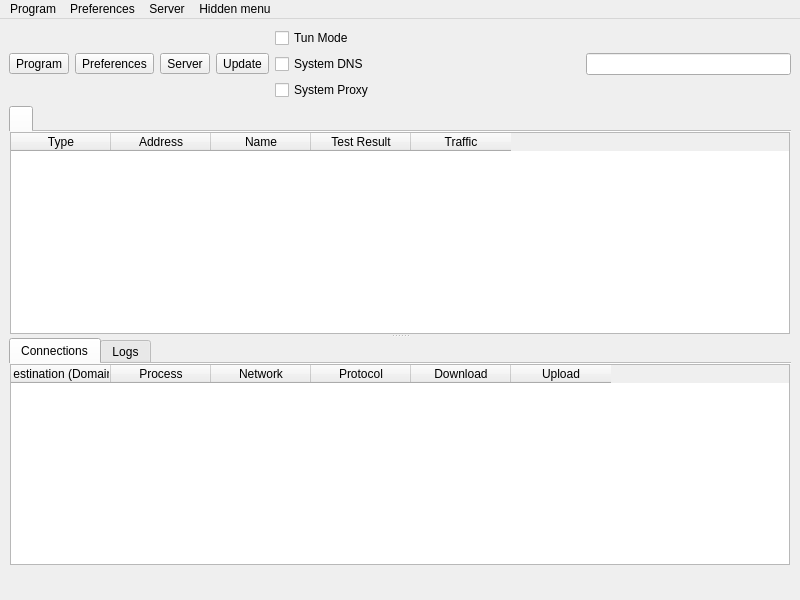
<?xml version="1.0" encoding="UTF-8"?>
<ui version="4.0">
 <class>MainWindow</class>
 <widget class="QMainWindow" name="MainWindow">
  <property name="geometry">
   <rect>
    <x>0</x>
    <y>0</y>
    <width>800</width>
    <height>600</height>
   </rect>
  </property>
  <property name="minimumSize">
   <size>
    <width>800</width>
    <height>600</height>
   </size>
  </property>
  <property name="windowTitle">
   <string notr="true">nya</string>
  </property>
  <widget class="QWidget" name="centralwidget">
   <layout class="QVBoxLayout" name="verticalLayout_3" stretch="0,0,0">
    <item>
     <layout class="QHBoxLayout" name="horizontalLayout_2">
      <item>
       <widget class="QToolButton" name="toolButton_program">
        <property name="text">
         <string>Program</string>
        </property>
        <property name="icon">
         <iconset theme="b-system-run"/>
        </property>
        <property name="iconSize">
         <size>
          <width>24</width>
          <height>24</height>
         </size>
        </property>
        <property name="popupMode">
         <enum>QToolButton::ToolButtonPopupMode::InstantPopup</enum>
        </property>
        <property name="toolButtonStyle">
         <enum>Qt::ToolButtonStyle::ToolButtonTextUnderIcon</enum>
        </property>
       </widget>
      </item>
      <item>
       <widget class="QToolButton" name="toolButton_preferences">
        <property name="text">
         <string>Preferences</string>
        </property>
        <property name="icon">
         <iconset theme="b-preferences"/>
        </property>
        <property name="iconSize">
         <size>
          <width>24</width>
          <height>24</height>
         </size>
        </property>
        <property name="popupMode">
         <enum>QToolButton::ToolButtonPopupMode::InstantPopup</enum>
        </property>
        <property name="toolButtonStyle">
         <enum>Qt::ToolButtonStyle::ToolButtonTextUnderIcon</enum>
        </property>
       </widget>
      </item>
      <item>
       <widget class="QToolButton" name="toolButton_server">
        <property name="text">
         <string>Server</string>
        </property>
        <property name="icon">
         <iconset theme="b-network-server"/>
        </property>
        <property name="iconSize">
         <size>
          <width>24</width>
          <height>24</height>
         </size>
        </property>
        <property name="popupMode">
         <enum>QToolButton::ToolButtonPopupMode::InstantPopup</enum>
        </property>
        <property name="toolButtonStyle">
         <enum>Qt::ToolButtonStyle::ToolButtonTextUnderIcon</enum>
        </property>
       </widget>
      </item>
      <item>
       <widget class="QToolButton" name="toolButton_update">
        <property name="text">
         <string>Update</string>
        </property>
        <property name="icon">
         <iconset theme="b-system-software-update"/>
        </property>
        <property name="iconSize">
         <size>
          <width>24</width>
          <height>24</height>
         </size>
        </property>
        <property name="popupMode">
         <enum>QToolButton::ToolButtonPopupMode::InstantPopup</enum>
        </property>
        <property name="toolButtonStyle">
         <enum>Qt::ToolButtonStyle::ToolButtonTextUnderIcon</enum>
        </property>
       </widget>
      </item>
      <item>
       <layout class="QVBoxLayout" name="verticalLayout_4">
        <item>
         <widget class="QCheckBox" name="checkBox_VPN">
          <property name="sizePolicy">
           <sizepolicy hsizetype="Minimum" vsizetype="Minimum">
            <horstretch>0</horstretch>
            <verstretch>0</verstretch>
           </sizepolicy>
          </property>
          <property name="text">
           <string>Tun Mode</string>
          </property>
         </widget>
        </item>
        <item>
         <widget class="QCheckBox" name="system_dns">
          <property name="text">
           <string>System DNS</string>
          </property>
         </widget>
        </item>
        <item>
         <widget class="QCheckBox" name="checkBox_SystemProxy">
          <property name="text">
           <string>System Proxy</string>
          </property>
         </widget>
        </item>
       </layout>
      </item>
      <item>
       <spacer name="horizontalSpacer">
        <property name="orientation">
         <enum>Qt::Orientation::Horizontal</enum>
        </property>
        <property name="sizeHint" stdset="0">
         <size>
          <width>40</width>
          <height>20</height>
         </size>
        </property>
       </spacer>
      </item>
      <item>
       <widget class="QLineEdit" name="search">
        <property name="clearButtonEnabled">
         <bool>true</bool>
        </property>
       </widget>
      </item>
     </layout>
    </item>
    <item>
     <widget class="QSplitter" name="splitter">
      <property name="orientation">
       <enum>Qt::Orientation::Vertical</enum>
      </property>
      <widget class="QTabWidget" name="tabWidget">
       <property name="currentIndex">
        <number>0</number>
       </property>
       <property name="documentMode">
        <bool>true</bool>
       </property>
       <property name="movable">
        <bool>true</bool>
       </property>
       <widget class="QWidget" name="widget1">
        <attribute name="title">
         <string/>
        </attribute>
        <layout class="QGridLayout" name="gridLayout_2">
         <property name="leftMargin">
          <number>1</number>
         </property>
         <property name="topMargin">
          <number>0</number>
         </property>
         <property name="rightMargin">
          <number>1</number>
         </property>
         <property name="bottomMargin">
          <number>0</number>
         </property>
         <property name="spacing">
          <number>0</number>
         </property>
         <item row="0" column="0">
          <widget class="MyTableWidget" name="proxyListTable">
           <property name="contextMenuPolicy">
            <enum>Qt::ContextMenuPolicy::CustomContextMenu</enum>
           </property>
           <property name="editTriggers">
            <set>QAbstractItemView::EditTrigger::NoEditTriggers</set>
           </property>
           <property name="alternatingRowColors">
            <bool>true</bool>
           </property>
           <property name="selectionBehavior">
            <enum>QAbstractItemView::SelectionBehavior::SelectRows</enum>
           </property>
           <property name="horizontalScrollMode">
            <enum>QAbstractItemView::ScrollMode::ScrollPerPixel</enum>
           </property>
           <property name="wordWrap">
            <bool>false</bool>
           </property>
           <attribute name="horizontalHeaderMinimumSectionSize">
            <number>16</number>
           </attribute>
           <attribute name="horizontalHeaderHighlightSections">
            <bool>false</bool>
           </attribute>
           <attribute name="horizontalHeaderShowSortIndicator" stdset="0">
            <bool>false</bool>
           </attribute>
           <attribute name="verticalHeaderDefaultSectionSize">
            <number>30</number>
           </attribute>
           <column>
            <property name="text">
             <string>Type</string>
            </property>
           </column>
           <column>
            <property name="text">
             <string>Address</string>
            </property>
           </column>
           <column>
            <property name="text">
             <string>Name</string>
            </property>
           </column>
           <column>
            <property name="text">
             <string>Test Result</string>
            </property>
           </column>
           <column>
            <property name="text">
             <string>Traffic</string>
            </property>
           </column>
          </widget>
         </item>
        </layout>
       </widget>
      </widget>
      <widget class="QWidget" name="aaaaaaaaaaaaaaaaaa">
       <layout class="QVBoxLayout" name="aaaaaaaaaaaa" stretch="0">
        <item>
         <widget class="QWidget" name="down_tab" native="true">
          <layout class="QVBoxLayout" name="verticalLayout">
           <property name="spacing">
            <number>0</number>
           </property>
           <property name="leftMargin">
            <number>0</number>
           </property>
           <property name="topMargin">
            <number>0</number>
           </property>
           <property name="rightMargin">
            <number>0</number>
           </property>
           <property name="bottomMargin">
            <number>0</number>
           </property>
           <item>
            <widget class="QTabWidget" name="stats_widget">
             <property name="autoFillBackground">
              <bool>true</bool>
             </property>
             <property name="tabPosition">
              <enum>QTabWidget::TabPosition::North</enum>
             </property>
             <property name="tabShape">
              <enum>QTabWidget::TabShape::Rounded</enum>
             </property>
             <property name="currentIndex">
              <number>0</number>
             </property>
             <property name="elideMode">
              <enum>Qt::TextElideMode::ElideNone</enum>
             </property>
             <property name="usesScrollButtons">
              <bool>true</bool>
             </property>
             <property name="documentMode">
              <bool>true</bool>
             </property>
             <property name="tabsClosable">
              <bool>false</bool>
             </property>
             <property name="movable">
              <bool>false</bool>
             </property>
             <property name="tabBarAutoHide">
              <bool>false</bool>
             </property>
             <widget class="QWidget" name="connections_tab">
              <attribute name="title">
               <string>Connections</string>
              </attribute>
              <layout class="QHBoxLayout" name="horizontalLayout_4">
               <property name="spacing">
                <number>0</number>
               </property>
               <property name="sizeConstraint">
                <enum>QLayout::SizeConstraint::SetDefaultConstraint</enum>
               </property>
               <property name="leftMargin">
                <number>1</number>
               </property>
               <property name="topMargin">
                <number>0</number>
               </property>
               <property name="rightMargin">
                <number>1</number>
               </property>
               <property name="bottomMargin">
                <number>0</number>
               </property>
               <item>
                <widget class="QTableWidget" name="connections">
                 <property name="autoFillBackground">
                  <bool>false</bool>
                 </property>
                 <column>
                  <property name="text">
                   <string>Destination (Domain)</string>
                  </property>
                  <property name="toolTip">
                   <string>Click To Disable Sorting</string>
                  </property>
                 </column>
                 <column>
                  <property name="text">
                   <string>Process</string>
                  </property>
                  <property name="toolTip">
                   <string>Click To Sort By Process</string>
                  </property>
                 </column>
                 <column>
                  <property name="text">
                   <string>Network</string>
                  </property>
                 </column>
                 <column>
                  <property name="text">
                   <string>Protocol</string>
                  </property>
                 </column>
                 <column>
                  <property name="text">
                   <string>Download</string>
                  </property>
                  <property name="toolTip">
                   <string>Click To Sort By Download</string>
                  </property>
                 </column>
                 <column>
                  <property name="text">
                   <string>Upload</string>
                  </property>
                  <property name="toolTip">
                   <string>Click To Sort By Upload</string>
                  </property>
                 </column>
                </widget>
               </item>
              </layout>
             </widget>
             <widget class="QWidget" name="Logs">
              <property name="enabled">
               <bool>true</bool>
              </property>
              <attribute name="title">
               <string>Logs</string>
              </attribute>
              <layout class="QHBoxLayout" name="horizontalLayout_3" stretch="0">
               <property name="spacing">
                <number>0</number>
               </property>
               <property name="sizeConstraint">
                <enum>QLayout::SizeConstraint::SetDefaultConstraint</enum>
               </property>
               <property name="leftMargin">
                <number>1</number>
               </property>
               <property name="topMargin">
                <number>0</number>
               </property>
               <property name="rightMargin">
                <number>1</number>
               </property>
               <property name="bottomMargin">
                <number>0</number>
               </property>
               <item>
                <widget class="QTextBrowser" name="masterLogBrowser">
                 <property name="contextMenuPolicy">
                  <enum>Qt::ContextMenuPolicy::CustomContextMenu</enum>
                 </property>
                 <property name="openLinks">
                  <bool>false</bool>
                 </property>
                </widget>
               </item>
              </layout>
             </widget>
            </widget>
           </item>
          </layout>
         </widget>
        </item>
       </layout>
      </widget>
     </widget>
    </item>
    <item>
     <layout class="QHBoxLayout" name="horizontalLayout">
      <item>
       <widget class="QLabel" name="label_running">
        <property name="text">
         <string/>
        </property>
       </widget>
      </item>
      <item>
       <spacer name="horizontalSpacer_2">
        <property name="orientation">
         <enum>Qt::Orientation::Horizontal</enum>
        </property>
        <property name="sizeType">
         <enum>QSizePolicy::Policy::Maximum</enum>
        </property>
        <property name="sizeHint" stdset="0">
         <size>
          <width>0</width>
          <height>20</height>
         </size>
        </property>
       </spacer>
      </item>
      <item>
       <widget class="QLabel" name="label_inbound">
        <property name="text">
         <string/>
        </property>
       </widget>
      </item>
      <item>
       <widget class="QLabel" name="label_speed">
        <property name="text">
         <string/>
        </property>
       </widget>
      </item>
     </layout>
    </item>
   </layout>
  </widget>
  <widget class="QMenuBar" name="menubar">
   <property name="geometry">
    <rect>
     <x>0</x>
     <y>0</y>
     <width>800</width>
     <height>17</height>
    </rect>
   </property>
   <widget class="QMenu" name="menu_program">
    <property name="title">
     <string>Program</string>
    </property>
    <widget class="QMenu" name="menu_spmode">
     <property name="title">
      <string>System Proxy</string>
     </property>
     <addaction name="menu_spmode_system_proxy"/>
     <addaction name="menu_spmode_vpn"/>
     <addaction name="menu_spmode_disabled"/>
    </widget>
    <addaction name="actionShow_window"/>
    <addaction name="menu_add_from_clipboard2"/>
    <addaction name="menu_scan_qr"/>
    <addaction name="separator"/>
    <addaction name="actionStart_with_system"/>
    <addaction name="actionRemember_last_proxy"/>
    <addaction name="actionAllow_LAN"/>
    <addaction name="menu_spmode"/>
    <addaction name="separator"/>
    <addaction name="actionRestart_Proxy"/>
    <addaction name="actionRestart_Program"/>
    <addaction name="menu_exit"/>
   </widget>
   <widget class="QMenu" name="menu_preferences">
    <property name="title">
     <string>Preferences</string>
    </property>
    <addaction name="menu_manage_groups"/>
    <addaction name="menu_basic_settings"/>
    <addaction name="menu_routing_settings"/>
    <addaction name="menu_vpn_settings"/>
    <addaction name="menu_hotkey_settings"/>
    <addaction name="menu_open_config_folder"/>
   </widget>
   <widget class="QMenu" name="menu_server">
    <property name="title">
     <string>Server</string>
    </property>
    <widget class="QMenu" name="menu_share_item">
     <property name="title">
      <string>Share</string>
     </property>
     <addaction name="menu_qr"/>
     <addaction name="menu_export_config"/>
     <addaction name="separator"/>
     <addaction name="menu_copy_links"/>
     <addaction name="menu_copy_links_nkr"/>
    </widget>
    <addaction name="menu_add_from_input"/>
    <addaction name="menu_add_from_clipboard"/>
    <addaction name="separator"/>
    <addaction name="menu_start"/>
    <addaction name="menu_stop"/>
    <addaction name="separator"/>
    <addaction name="menu_select_all"/>
    <addaction name="menu_clone"/>
    <addaction name="menu_reset_traffic"/>
    <addaction name="menu_delete"/>
    <addaction name="menu_share_item"/>
    <addaction name="separator"/>
    <addaction name="actionUrl_Test_Selected"/>
    <addaction name="menu_resolve_selected"/>
   </widget>
   <widget class="QMenu" name="menuHidden_menu">
    <property name="title">
     <string>Hidden menu</string>
    </property>
    <addaction name="menu_update_subscription"/>
    <addaction name="menu_resolve_domain"/>
    <addaction name="menu_remove_invalid"/>
    <addaction name="actionUrl_Test_Group"/>
    <addaction name="menu_remove_unavailable"/>
    <addaction name="menu_clear_test_result"/>
    <addaction name="menu_delete_repeat"/>
   </widget>
   <addaction name="menu_program"/>
   <addaction name="menu_preferences"/>
   <addaction name="menu_server"/>
   <addaction name="menuHidden_menu"/>
  </widget>
  <action name="menu_exit">
   <property name="text">
    <string>Exit</string>
   </property>
  </action>
  <action name="actionShow_window">
   <property name="text">
    <string>Show Window</string>
   </property>
  </action>
  <action name="menu_basic_settings">
   <property name="text">
    <string>Basic Settings</string>
   </property>
  </action>
  <action name="menu_add_from_input">
   <property name="text">
    <string>New profile</string>
   </property>
  </action>
  <action name="menu_manage_groups">
   <property name="text">
    <string>Groups</string>
   </property>
  </action>
  <action name="menu_start">
   <property name="text">
    <string>Start</string>
   </property>
   <property name="shortcut">
    <string notr="true">Return</string>
   </property>
  </action>
  <action name="menu_stop">
   <property name="text">
    <string>Stop</string>
   </property>
   <property name="shortcut">
    <string notr="true">Ctrl+S</string>
   </property>
  </action>
  <action name="menu_routing_settings">
   <property name="text">
    <string>Routing Settings</string>
   </property>
  </action>
  <action name="menu_add_from_clipboard">
   <property name="text">
    <string>Add profile from clipboard</string>
   </property>
   <property name="shortcut">
    <string notr="true">Ctrl+V</string>
   </property>
  </action>
  <action name="menu_delete">
   <property name="text">
    <string>Delete</string>
   </property>
   <property name="shortcut">
    <string notr="true">Del</string>
   </property>
  </action>
  <action name="menu_add_from_clipboard2">
   <property name="text">
    <string>Add profile from clipboard</string>
   </property>
  </action>
  <action name="menu_profile_debug_info">
   <property name="text">
    <string>Debug Info</string>
   </property>
  </action>
  <action name="menu_qr">
   <property name="text">
    <string>QR Code and link</string>
   </property>
   <property name="shortcut">
    <string notr="true">Ctrl+Q</string>
   </property>
  </action>
  <action name="menu_copy_link">
   <property name="text">
    <string>Copy Link</string>
   </property>
  </action>
  <action name="menu_tcp_ping">
   <property name="text">
    <string notr="true">Tcp Ping</string>
   </property>
   <property name="shortcut">
    <string notr="true">Ctrl+Shift+T</string>
   </property>
  </action>
  <action name="menu_url_test">
   <property name="text">
    <string notr="true">Url Test</string>
   </property>
   <property name="shortcut">
    <string notr="true">Ctrl+Shift+U</string>
   </property>
  </action>
  <action name="menu_clear_test_result">
   <property name="text">
    <string>Clear Test Result</string>
   </property>
   <property name="shortcut">
    <string notr="true">Ctrl+Shift+C</string>
   </property>
  </action>
  <action name="menu_export_config">
   <property name="text">
    <string>Export %1 config</string>
   </property>
   <property name="shortcut">
    <string notr="true">Ctrl+E</string>
   </property>
  </action>
  <action name="menu_reset_traffic">
   <property name="text">
    <string>Reset Traffic</string>
   </property>
   <property name="shortcut">
    <string notr="true">Ctrl+R</string>
   </property>
  </action>
  <action name="menu_scan_qr">
   <property name="text">
    <string>Scan QR Code</string>
   </property>
  </action>
  <action name="menu_spmode_system_proxy">
   <property name="checkable">
    <bool>true</bool>
   </property>
   <property name="text">
    <string>Enable System Proxy</string>
   </property>
  </action>
  <action name="menu_spmode_disabled">
   <property name="checkable">
    <bool>true</bool>
   </property>
   <property name="text">
    <string>Disable</string>
   </property>
  </action>
  <action name="menu_delete_repeat">
   <property name="text">
    <string>Remove Duplicates</string>
   </property>
   <property name="shortcut">
    <string notr="true">Ctrl+Shift+D</string>
   </property>
  </action>
  <action name="actionfake">
   <property name="text">
    <string>fake</string>
   </property>
   <property name="visible">
    <bool>false</bool>
   </property>
  </action>
  <action name="menu_move">
   <property name="text">
    <string>Move</string>
   </property>
   <property name="shortcut">
    <string notr="true">Ctrl+M</string>
   </property>
  </action>
  <action name="actionStart_with_system">
   <property name="checkable">
    <bool>true</bool>
   </property>
   <property name="text">
    <string>Start with system</string>
   </property>
  </action>
  <action name="actionRemember_last_proxy">
   <property name="checkable">
    <bool>true</bool>
   </property>
   <property name="text">
    <string>Remember last profile</string>
   </property>
  </action>
  <action name="actionAllow_LAN">
   <property name="checkable">
    <bool>true</bool>
   </property>
   <property name="text">
    <string>Allow other devices to connect</string>
   </property>
  </action>
  <action name="menu_remove_unavailable">
   <property name="text">
    <string>Remove Unavailable</string>
   </property>
   <property name="shortcut">
    <string notr="true">Ctrl+Shift+R</string>
   </property>
  </action>
  <action name="menu_full_test">
   <property name="text">
    <string>Full Test</string>
   </property>
   <property name="shortcut">
    <string notr="true">Ctrl+Shift+F</string>
   </property>
  </action>
  <action name="menu_hotkey_settings">
   <property name="text">
    <string>Hotkey Settings</string>
   </property>
  </action>
  <action name="menu_select_all">
   <property name="text">
    <string>Select All</string>
   </property>
   <property name="shortcut">
    <string notr="true">Ctrl+A</string>
   </property>
  </action>
  <action name="menu_copy_links_nkr">
   <property name="text">
    <string>Copy links of selected (Neko Links)</string>
   </property>
   <property name="shortcut">
    <string notr="true">Ctrl+Alt+C</string>
   </property>
  </action>
  <action name="actionfake_2">
   <property name="text">
    <string>fake</string>
   </property>
   <property name="visible">
    <bool>false</bool>
   </property>
  </action>
  <action name="actionfake_3">
   <property name="text">
    <string>fake</string>
   </property>
   <property name="visible">
    <bool>false</bool>
   </property>
  </action>
  <action name="menu_copy_links">
   <property name="text">
    <string>Copy links of selected</string>
   </property>
   <property name="shortcut">
    <string notr="true">Ctrl+C</string>
   </property>
  </action>
  <action name="menu_spmode_vpn">
   <property name="checkable">
    <bool>true</bool>
   </property>
   <property name="text">
    <string>Enable Tun</string>
   </property>
  </action>
  <action name="menu_clone">
   <property name="text">
    <string>Clone</string>
   </property>
   <property name="shortcut">
    <string notr="true">Ctrl+D</string>
   </property>
  </action>
  <action name="menu_update_subscription">
   <property name="text">
    <string>Update subscription</string>
   </property>
   <property name="shortcut">
    <string notr="true">Ctrl+U</string>
   </property>
   <property name="visible">
    <bool>true</bool>
   </property>
  </action>
  <action name="menu_resolve_domain">
   <property name="text">
    <string>Resolve domain</string>
   </property>
   <property name="shortcut">
    <string notr="true">Ctrl+Shift+I</string>
   </property>
  </action>
  <action name="menu_vpn_settings">
   <property name="text">
    <string>Tun Settings</string>
   </property>
  </action>
  <action name="actionRestart_Program">
   <property name="text">
    <string>Restart Program</string>
   </property>
  </action>
  <action name="menu_open_config_folder">
   <property name="text">
    <string>Open Config Folder</string>
   </property>
  </action>
  <action name="actionfake_4">
   <property name="text">
    <string notr="true">fake</string>
   </property>
   <property name="visible">
    <bool>false</bool>
   </property>
  </action>
  <action name="actionfake_5">
   <property name="text">
    <string notr="true">fake</string>
   </property>
   <property name="visible">
    <bool>false</bool>
   </property>
  </action>
  <action name="actionRestart_Proxy">
   <property name="text">
    <string>Restart Proxy</string>
   </property>
  </action>
  <action name="menu_stop_testing">
   <property name="text">
    <string>Stop Testing</string>
   </property>
  </action>
  <action name="actionUrl_Test_Selected">
   <property name="text">
    <string>Url Test Selected</string>
   </property>
   <property name="shortcut">
    <string>Ctrl+Shift+S</string>
   </property>
   <property name="visible">
    <bool>true</bool>
   </property>
  </action>
  <action name="actionUrl_Test_Group">
   <property name="enabled">
    <bool>true</bool>
   </property>
   <property name="text">
    <string>Url Test Group</string>
   </property>
   <property name="shortcut">
    <string>Ctrl+Shift+G</string>
   </property>
   <property name="visible">
    <bool>true</bool>
   </property>
  </action>
  <action name="menu_resolve_selected">
   <property name="text">
    <string>Resolve Selected Domain</string>
   </property>
   <property name="visible">
    <bool>true</bool>
   </property>
  </action>
  <action name="menu_remove_invalid">
   <property name="text">
    <string>Remove Invalid</string>
   </property>
   <property name="shortcut">
    <string>Ctrl+Alt+I</string>
   </property>
   <property name="menuRole">
    <enum>QAction::MenuRole::TextHeuristicRole</enum>
   </property>
  </action>
 </widget>
 <customwidgets>
  <customwidget>
   <class>MyTableWidget</class>
   <extends>QTableWidget</extends>
   <header>include/ui/utils/MyTableWidget.h</header>
  </customwidget>
 </customwidgets>
 <resources/>
 <connections/>
</ui>
